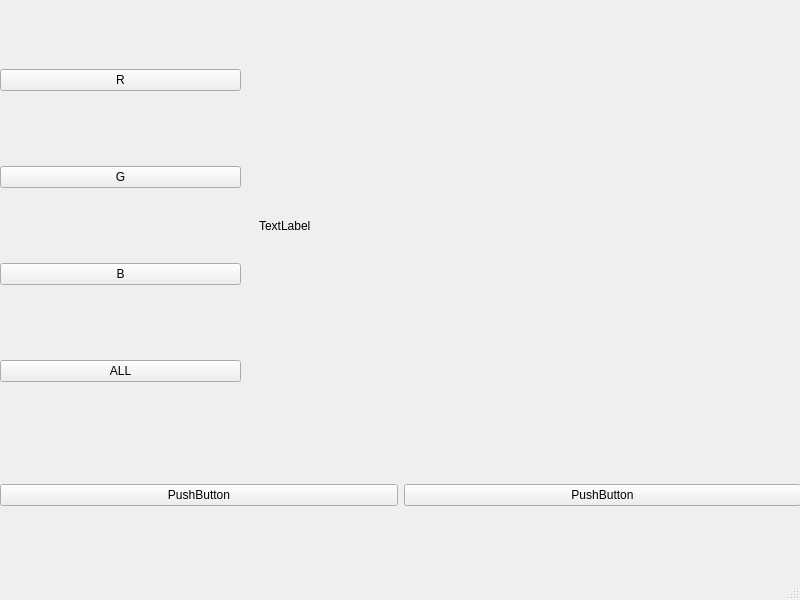
<?xml version="1.0" encoding="UTF-8"?>
<ui version="4.0">
 <class>MainWindow</class>
 <widget class="QMainWindow" name="MainWindow">
  <property name="geometry">
   <rect>
    <x>0</x>
    <y>0</y>
    <width>800</width>
    <height>600</height>
   </rect>
  </property>
  <property name="windowTitle">
   <string>MainWindow</string>
  </property>
  <widget class="QWidget" name="centralwidget">
   <widget class="QWidget" name="verticalLayoutWidget">
    <property name="geometry">
     <rect>
      <x>0</x>
      <y>0</y>
      <width>241</width>
      <height>451</height>
     </rect>
    </property>
    <layout class="QVBoxLayout" name="verticalLayout">
     <item>
      <widget class="QPushButton" name="R">
       <property name="text">
        <string>R</string>
       </property>
      </widget>
     </item>
     <item>
      <widget class="QPushButton" name="G">
       <property name="text">
        <string>G</string>
       </property>
      </widget>
     </item>
     <item>
      <widget class="QPushButton" name="B">
       <property name="text">
        <string>B</string>
       </property>
      </widget>
     </item>
     <item>
      <widget class="QPushButton" name="ALL">
       <property name="text">
        <string>ALL</string>
       </property>
      </widget>
     </item>
    </layout>
   </widget>
   <widget class="QLabel" name="label">
    <property name="geometry">
     <rect>
      <x>259</x>
      <y>10</y>
      <width>531</width>
      <height>431</height>
     </rect>
    </property>
    <property name="text">
     <string>TextLabel</string>
    </property>
   </widget>
   <widget class="QWidget" name="horizontalLayoutWidget">
    <property name="geometry">
     <rect>
      <x>0</x>
      <y>450</y>
      <width>801</width>
      <height>91</height>
     </rect>
    </property>
    <layout class="QHBoxLayout" name="horizontalLayout">
     <item>
      <widget class="QPushButton" name="pushButton">
       <property name="text">
        <string>PushButton</string>
       </property>
      </widget>
     </item>
     <item>
      <widget class="QPushButton" name="pushButton_2">
       <property name="text">
        <string>PushButton</string>
       </property>
      </widget>
     </item>
    </layout>
   </widget>
  </widget>
  <widget class="QMenuBar" name="menubar">
   <property name="geometry">
    <rect>
     <x>0</x>
     <y>0</y>
     <width>800</width>
     <height>26</height>
    </rect>
   </property>
  </widget>
  <widget class="QStatusBar" name="statusbar"/>
 </widget>
 <resources/>
 <connections/>
</ui>
